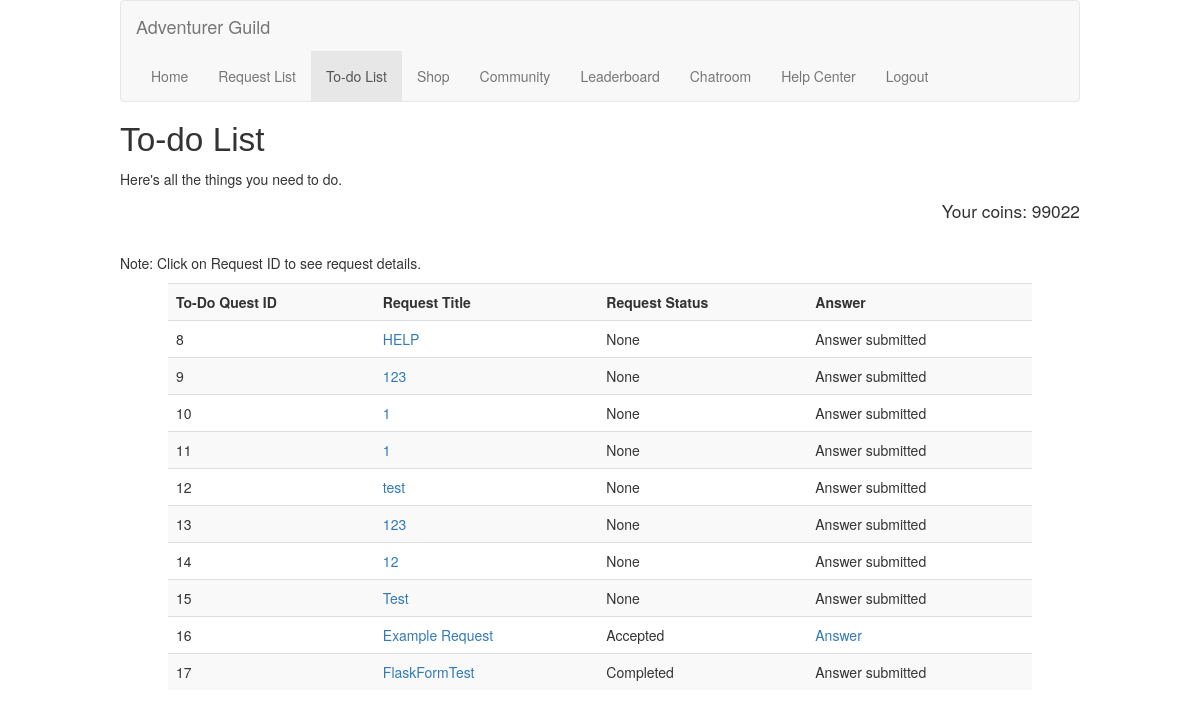
The app's page /todo (signed in) with its own data.
### models/sqlmodels.py (models this page shows, shortened)
class UserInfo(db.Model):
    __tablename__ = 'users'
    userID = Column(String(120), primary_key=True)
    email = Column(String(120), nullable=False)
    password = Column(String(120), nullable=False)
    coins = Column(Integer, nullable=False, default=10)
    avatar = Column(Text, nullable=False, default="default")
    country = Column(Text, nullable=False)
    pincode = Column(Text, nullable=False, default="123")

class Todo(db.Model):
    __tablename__ = 'todo'
    todoID = Column(Integer, primary_key=True, autoincrement=True)
    userID = Column(String(120), ForeignKey('users.userID', name='fk_todo_userID'))
    requestID = Column(Integer, ForeignKey('requests.requestID', name='fk_todo_reqID'))
    status = Column(Text, default="Undo")

class Requests(db.Model):
    __tablename__ = 'requests'
    requestID = Column(Integer, primary_key=True, autoincrement=True)
    title = Column(String(120), nullable=False)
    content = Column(Text, nullable=False)
    rewards = Column(String(120))
    timelimit = Column(String(120))
    userID = Column(String(120), ForeignKey('users.userID', name='fk_requests_userID'))
    status = Column(Text, nullable=False, default="Available")
    answer = Column(Text)

### app.py (the view)
    @app.route("/todo")
    @login_required
    def todoList():
        currentUserID = current_user.id
        infomsg = request.args.get("infomsg","")
        coins = getCoins(currentUserID)
        result = Todo.query.join(Todo, Requests.requestID == Todo.requestID). \
                add_columns(Todo.todoID, Todo.requestID, Requests.title, Todo.status). \
                filter(Todo.userID == currentUserID).all()
        if result:
            return render_template("todo.html", result=result, coins=coins, infomsg=infomsg)
        else:
            return render_template("todo.html", errmsg=f"We cannot find any content.", coins=coins)

### app.py (called while the page is built)
    @login_manager.user_loader
    def load_user(user_id):
        return User(user_id)

### apps/get.py (called while the page is built)
def getCoins(id):
        user = UserInfo.query.filter(UserInfo.userID == id).first()
        if user:
            return user.coins
        else:
            return -1

### templates/todo.html (shortened to what this page needs)
{% extends 'base.html' %}
{% block content %}
    <h1 id="pageBanner">To-do List</h1>
    <p>Here's all the things you need to do.</p>
    <div id="showcoins">
        <p> Your coins: {{coins}}</p>
    </div>
    <br>
    <p>Note: Click on Request ID to see request details.</p>
    <table class="table table-striped listcontents">
        <tbody>
        <tr>
            <th scope="col">To-Do Quest ID</th>
            <th scope="col">Request Title</th>
            <th scope="col">Request Status</th>
            <th scope="col">Answer</th>
        </tr>
        {% for resultitem in result %}
        <tr>
            <td>{{ resultitem.todoID }}</td>
            <td><a href="requestdetails/{{resultitem.requestID}}" title="View Details" target="_blank">{{ resultitem.title }}</a></td>
            <td>{{ resultitem.status }}</td>
            {% if resultitem.status == "Accepted" %}
                <td><a href="answerrequest/{{resultitem.requestID}}" title="Answer Request"> Answer</a></td>
            {% else %}
                <td>Answer submitted</td>
            {% endif %}
        </tr>
        {% endfor %}
        </tbody>
    </table>
{% endblock %}

### static/css/main.css (style rules this page uses)
a { text-decoration: none; }
.listcontents { width: 90%; margin-left: auto; margin-right: auto; }
#pageBanner { font-family: 'Gill Sans', 'Gill Sans MT', Calibri, 'Trebuchet MS', sans-serif; font-size: 25pt; }
#showcoins { text-align: right; font-size: 13pt; }

### records on screen
UserInfo: coins "99022"
Todo: todoID "8", title "HELP", status "None", shows "Answer submitted"
Todo: todoID "9", title "123", status "None", shows "Answer submitted"
Todo: todoID "10", title "1", status "None", shows "Answer submitted"
Todo: todoID "11", title "1", status "None", shows "Answer submitted"
Todo: todoID "12", title "test", status "None", shows "Answer submitted"
Todo: todoID "13", title "123", status "None", shows "Answer submitted"
Todo: todoID "14", title "12", status "None", shows "Answer submitted"
Todo: todoID "15", title "Test", status "None", shows "Answer submitted"
Todo: todoID "16", title "Example Request", status "Accepted"
Todo: todoID "17", title "FlaskFormTest", status "Completed", shows "Answer submitted"
